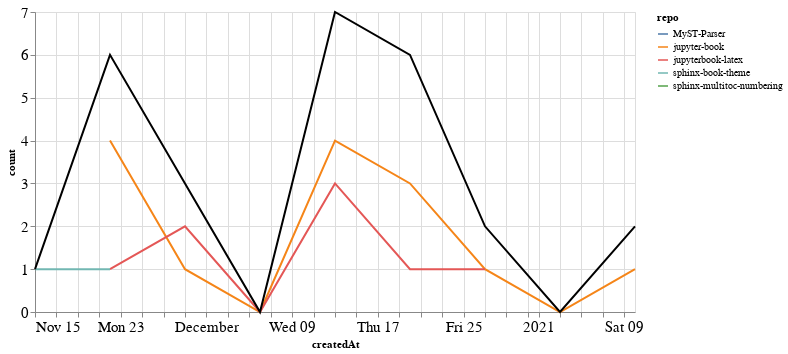

The notebook cell this image was saved under:
### Markdown cell above
### Comments

### Code cell
comments_time = comments.groupby('repo').resample('W', on='createdAt').count()['author'].reset_index()
comments_time = comments_time.rename(columns={'author': 'count'})
comments_time_total = comments_time.groupby('createdAt').agg({"count": "sum"}).reset_index()
ch1 = alt.Chart(comments_time, width=600).mark_line().encode(
    x='createdAt',
    y='count',
    color='repo',
    tooltip="repo"
)

ch2 = alt.Chart(comments_time_total, width=600).mark_line(color="black").encode(
    x='createdAt',
    y='count',
)

ch1 + ch2

### Figure 1 — Vega-Lite specification as saved in the notebook (floating-point values rounded to 4 significant figures)
{"config": {"axisLeft": {"labelFontSize": 15}, "axisBottom": {"labelFontSize": 15}}, "layer": [{"data": {"name": "data-89ea443d5f65aa12f93f64c34996697a"}, "mark": "line", "encoding": {"color": {"type": "nominal", "field": "repo"}, "tooltip": {"type": "nominal", "field": "repo"}, "x": {"type": "temporal", "field": "createdAt"}, "y": {"type": "quantitative", "field": "count"}}, "width": 600}, {"data": {"name": "data-18cc18e597dd00676acd432c2f8da50e"}, "mark": {"type": "line", "color": "black"}, "encoding": {"x": {"type": "temporal", "field": "createdAt"}, "y": {"type": "quantitative", "field": "count"}}, "width": 600}], "$schema": "https://vega.github.io/schema/vega-lite/v4.8.1.json", "datasets": {"data-89ea443d5f65aa12f93f64c34996697a": [{"repo": "MyST-Parser", "createdAt": "2020-12-20T00:00:00", "count": 2}, {"repo": "jupyter-book", "createdAt": "2020-11-22T00:00:00", "count": 4}, {"repo": "jupyter-book", "createdAt": "2020-11-29T00:00:00", "count": 1}, {"repo": "jupyter-book", "createdAt": "2020-12-06T00:00:00", "count": 0}, {"repo": "jupyter-book", "createdAt": "2020-12-13T00:00:00", "count": 4}, {"repo": "jupyter-book", "createdAt": "2020-12-20T00:00:00", "count": 3}, {"repo": "jupyter-book", "createdAt": "2020-12-27T00:00:00", "count": 1}, {"repo": "jupyter-book", "createdAt": "2021-01-03T00:00:00", "count": 0}, {"repo": "jupyter-book", "createdAt": "2021-01-10T00:00:00", "count": 1}, {"repo": "jupyterbook-latex", "createdAt": "2020-11-22T00:00:00", "count": 1}, {"repo": "jupyterbook-latex", "createdAt": "2020-11-29T00:00:00", "count": 2}, {"repo": "jupyterbook-latex", "createdAt": "2020-12-06T00:00:00", "count": 0}, {"repo": "jupyterbook-latex", "createdAt": "2020-12-13T00:00:00", "count": 3}, {"repo": "jupyterbook-latex", "createdAt": "2020-12-20T00:00:00", "count": 1}, {"repo": "jupyterbook-latex", "createdAt": "2020-12-27T00:00:00", "count": 1}, {"repo": "sphinx-book-theme", "createdAt": "2020-11-15T00:00:00", "count": 1}, {"repo": "sphinx-book-theme", "createdAt": "2020-11-22T00:00:00", "count": 1}, {"repo": "sphinx-multitoc-numbering", "createdAt": "2021-01-10T00:00:00", "count": 1}], "data-18cc18e597dd00676acd432c2f8da50e": [{"createdAt": "2020-11-15T00:00:00", "count": 1}, {"createdAt": "2020-11-22T00:00:00", "count": 6}, {"createdAt": "2020-11-29T00:00:00", "count": 3}, {"createdAt": "2020-12-06T00:00:00", "count": 0}, {"createdAt": "2020-12-13T00:00:00", "count": 7}, {"createdAt": "2020-12-20T00:00:00", "count": 6}, {"createdAt": "2020-12-27T00:00:00", "count": 2}, {"createdAt": "2021-01-03T00:00:00", "count": 0}, {"createdAt": "2021-01-10T00:00:00", "count": 2}]}}
